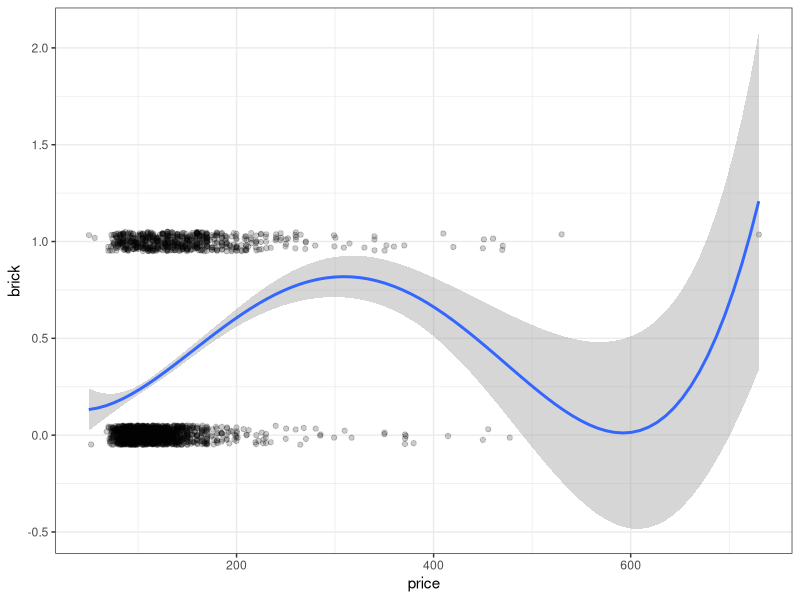
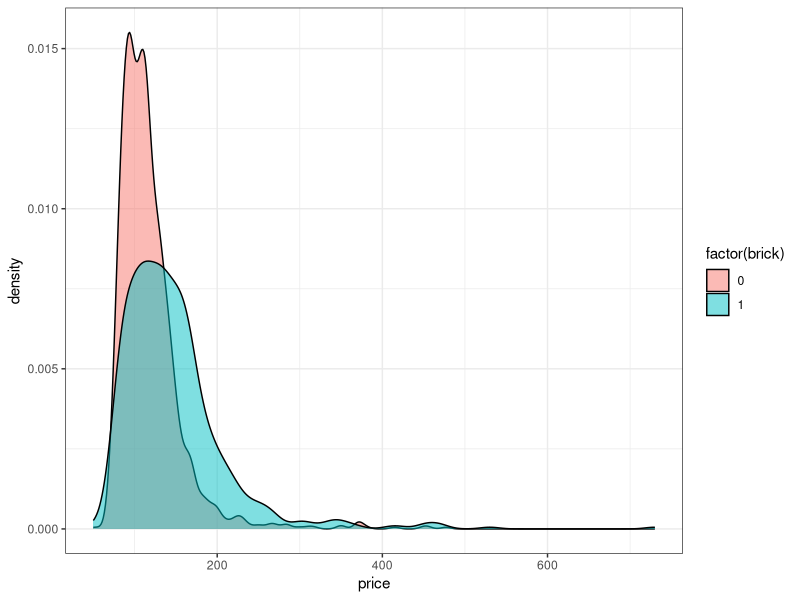
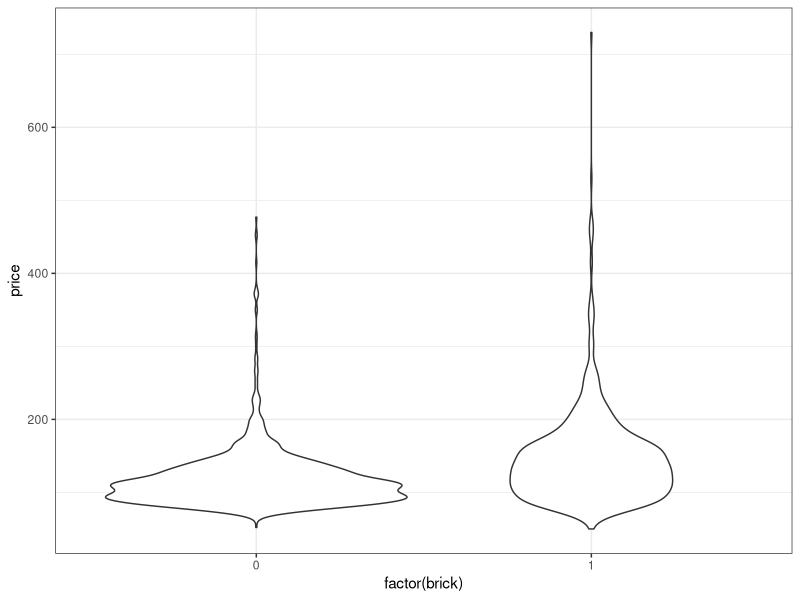
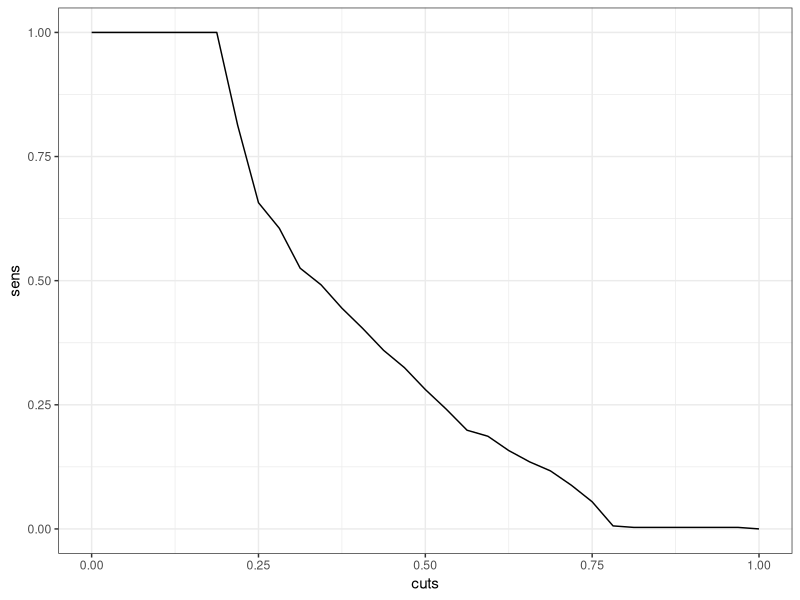
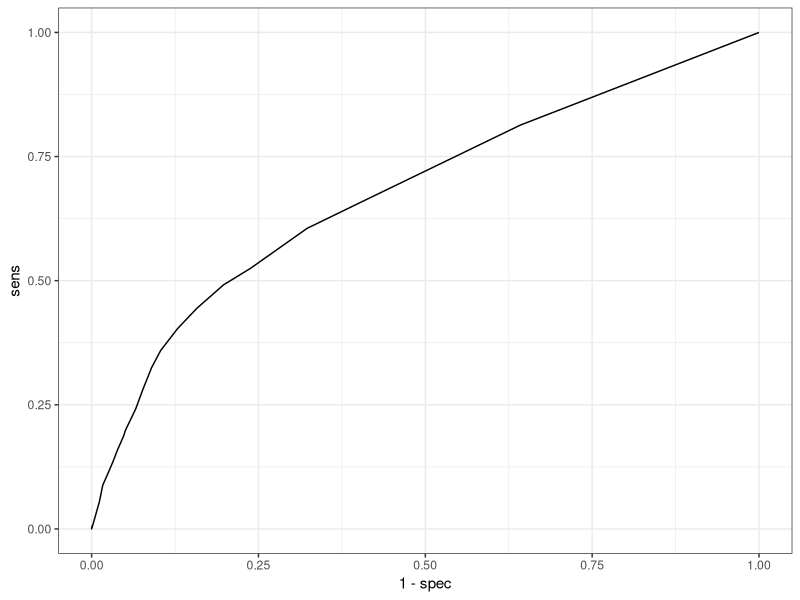
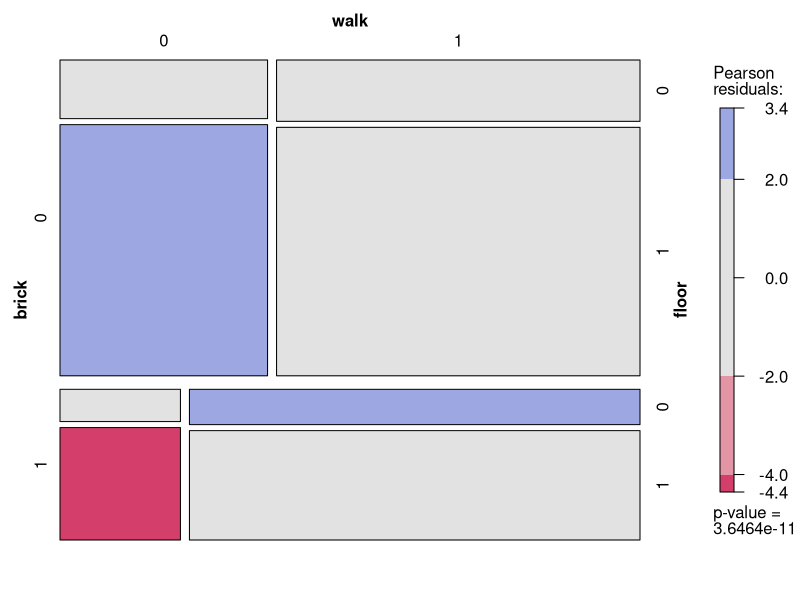

The R script that drew these images, in order:
## ---- chunk 1
library(knitr)
opts_chunk$set(cache=TRUE)
## ---- chunk 2
setwd("~/science/econometrix/em301/datasets/")
h <- read.table("flats_moscow.txt",header=TRUE)
str(h)
## ---- chunk 3
library(ggplot2)

# theme_set(theme_gray())
theme_set(theme_bw())
## ---- chunk 4
model <- glm(brick~poly(price,5),data=h,family=binomial)
summary(model)
## ---- chunk 5
ggplot(data=h,aes(x=price,y=brick))+
  geom_point(position=position_jitter(height=0.05),alpha=0.2)+
  stat_smooth(method="glm",family=binomial,formula=y~poly(x,4))
## ---- chunk 6
ggplot(data=h,aes(x=price,fill=factor(brick)))+
  geom_density(alpha=0.5)
## ---- chunk 7
ggplot(data=h,aes(y=price,x=factor(brick)))+
  geom_violin()
## ---- chunk 8
h$prob.brick<-fitted(model)
head(h[c("brick","prob.brick")])
## ---- chunk 9
tfnp <- function(cut=0.5,y.true,prob) {
  y.pred <- (prob>cut)
  tp <- sum((y.true==1) & (y.pred==1))
  tn <- sum((y.true==0) & (y.pred==0))
  fp <- sum((y.true==0) & (y.pred==1))
  fn <- sum((y.true==1) & (y.pred==0))
  return(c(tp,tn,fp,fn))
}
tfnp(0.5,h$brick,h$prob.brick) # проверяем
## ---- chunk 10
t <- data.frame(cuts = seq(0,1,len=33),tp=0,tn=0,fp=0,fn=0)

for (i in 1:nrow(t)) {
  t[i,2:5] <- tfnp(t$cuts[i],h$brick,h$prob.brick)
}

t$spec <- t$tn/(t$tn+t$fp)
t$sens <- t$tp/(t$tp+t$fn)

head(t)
## ---- chunk 11
ggplot(data=t,aes(x=cuts,y=sens))+geom_line()
## ---- chunk 12
ggplot(data=t,aes(x=1-spec,y=sens))+geom_line()
## ---- chunk 13
library(vcd)
mosaic(data=h,~brick+walk+floor,shade=TRUE)
